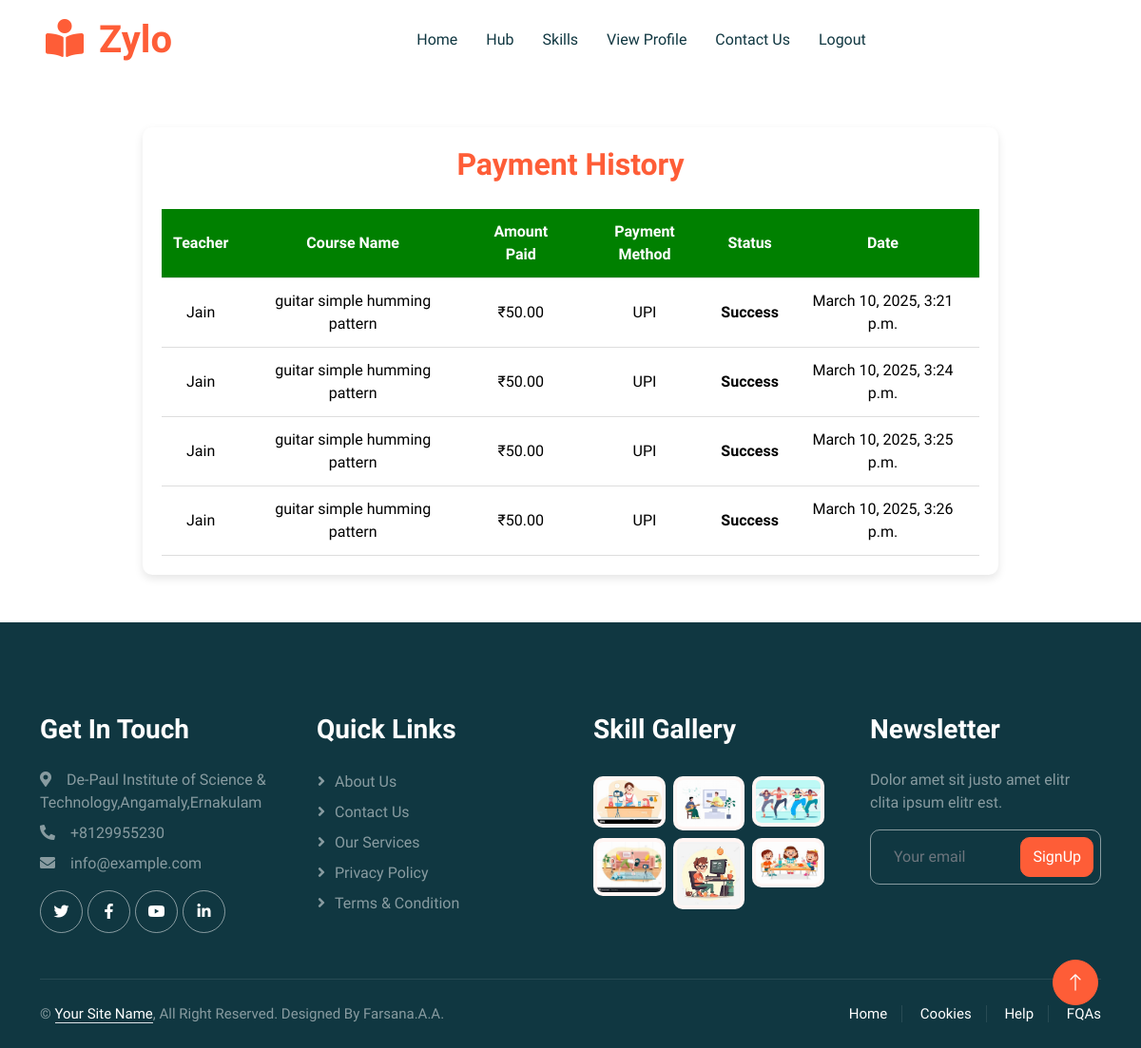
/payment-history/ (signed in), run on the app's committed database.
### userapp/models.py (models this page shows, shortened)
class Payment(models.Model):
    STATUS_CHOICES = [
        ('Pending', 'Pending'),  # Default status
        ('Success', 'Success'),
        ('Failed', 'Failed'),
        ('Refund', 'Refund')  # New refund status
    ]
    user = models.ForeignKey(Register, on_delete=models.CASCADE)  # The user making the payment
    skill = models.ForeignKey(Skill, on_delete=models.CASCADE)  # The skill being purchased
    amount = models.DecimalField(max_digits=10, decimal_places=2)  # Payment amount
    payment_method = models.CharField(max_length=50)  # Payment method
    status = models.CharField(max_length=20, choices=STATUS_CHOICES, default='Pending')  # Updated default status
    transaction_id = models.CharField(max_length=100, unique=True, blank=True, null=True)  # Unique transaction ID
    created_at = models.DateTimeField(auto_now_add=True)  # Timestamp of the payment

class Skill(models.Model):
     user = models.ForeignKey(Register, on_delete=models.CASCADE,null=True)
     skill_name = models.CharField(max_length=100, null=True)
     CATEGORY_CHOICES = [
        ('Tech', 'Technology'),
        ('Art', 'Arts'),
        ('Music', 'Music'),
        ('Cooking', 'Cooking'),
        ('Fitness', 'Fitness'),
        ('Other', 'Other')
    ]
     category = models.CharField(max_length=100, choices=CATEGORY_CHOICES, null=True)
     sub_category = models.CharField(max_length=100, null=True)
     additional_category = models.CharField(max_length=100, null=True)
     skill_created_at = models.DateTimeField(auto_now_add =True)
     skill_video = models.FileField(upload_to='skill_videos/', null=True, blank=True)
     cover_image = models.ImageField(upload_to='uploads/',null=True, blank=True)
     payment_type = models.CharField(max_length=10,  default='free')
     price = models.DecimalField(max_digits=6, decimal_places=2, null=True, blank=True)  # Store price for paid videos
     paid_users = models.ManyToManyField(Register,related_name="paid_skills", blank=True)  # Track users who paid

class Register(AbstractUser):
    usertype = models.CharField(max_length=50,default="admin")
    contact = models.IntegerField(null=True)
    image = models.ImageField(upload_to='uploads/',null=True)
    bio = models.TextField(max_length=500,null=True)
    interests = models.TextField(max_length=100,null=True)
    skills = models.TextField(max_length=100,null=True)
    proof_document = models.FileField(upload_to='proof_videos/', null=True, blank=True)  # Accepts videos)
    is_listener = models.BooleanField(default=False)
    is_teacher = models.BooleanField(default=False)
    gender = models.CharField(max_length=50,null=True)
    full_name = models.CharField(max_length=100, null=True)
    is_approved = models.BooleanField(default=True)
    followers = models.ManyToManyField("self", symmetrical=False, related_name="following", blank=True)

### userapp/views.py (the view)
# urls.py: path('payment-history/', views.payment_history, name='payment_history'),
@login_required
def payment_history(request):
    payments = Payment.objects.filter(user=request.user, status='Success')  # Fetch only successful payments
    return render(request, 'payment_history.html', {'payments': payments})

### userapp/templates/payment_history.html
{% load static %}
{% include 'header.html' %}
<link rel="stylesheet" href="{% static 'css/payment_history.css' %}">
<div class="ph-container">
    <h2>Payment History</h2>
    <div class="table-container">
        <table>
            <thead>
                <tr>
                    <th>Teacher</th>
                    <th>Course Name</th>
                    <th>Amount Paid</th>
                    <th>Payment Method</th>
                    <th>Status</th>
                    <th>Date</th>
                </tr>
            </thead>
            <tbody>
                {% for payment in payments %}
                <tr>
                    <td>{{ payment.skill.user.first_name }}</td>
                    <td>{{ payment.skill.skill_name }}</td>
                    <td>₹{{ payment.amount }}</td>
                    <td>{{ payment.payment_method }}</td>
                    <td class="status {{ payment.status|lower }}">{{ payment.status|title }}</td>
                    <td>{{ payment.created_at }}</td>
                </tr>
                {% empty %}
                <tr>
                    <td colspan="5">No payments found.</td>
                </tr>
                {% endfor %}
            </tbody>
        </table>
    </div>
</div>
{% include 'footer.html' %}

### userapp/static/css/style.css (style rules this page uses)
:root { --primary: #FE5D37; --light: #FFF5F3; --dark: #103741; }
h1, h2, h3, h4, .h1, .h2, .h3, .h4, .display-1, .display-2, .display-3, .display-4, .display-5, .display-6 { font-family: 'Lobster Two', cursive; font-weight: 700; }

### userapp/static/css/payment_history.css (style rules this page uses)
.ph-container { max-width: 900px; margin: 50px auto; padding: 20px; background: #fff; box-shadow: 0 4px 10px rgba(0, 0, 0, 0.1); border-radius: 10px; }
h2 { text-align: center; color:#fe5d37 ; }
.table-container { overflow-x: auto; }
table { width: 100%; border-collapse: collapse; margin-top: 20px; }
th, td { padding: 12px; text-align: center; border-bottom: 1px solid #ddd; color:black }
th { background: green; color: white; }
.status { font-weight: bold; padding: 8px; border-radius: 5px; }

### data on the page
Payment: skill.user.first_name "Jain", skill.skill_name "guitar simple humming pattern", amount "50.00", payment_method "UPI", status "Success", created_at "March 10, 2025, 3:21 p.m."
Payment: skill.user.first_name "Jain", skill.skill_name "guitar simple humming pattern", amount "50.00", payment_method "UPI", status "Success", created_at "March 10, 2025, 3:24 p.m."
Payment: skill.user.first_name "Jain", skill.skill_name "guitar simple humming pattern", amount "50.00", payment_method "UPI", status "Success", created_at "March 10, 2025, 3:25 p.m."
Payment: skill.user.first_name "Jain", skill.skill_name "guitar simple humming pattern", amount "50.00", payment_method "UPI", status "Success", created_at "March 10, 2025, 3:26 p.m."
